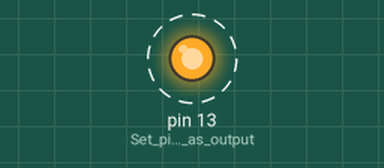
Simulated run of this sketch. Board: Arduino Uno, built with avr-gcc and run on an emulated ATmega328P. Parts: output pins drawn as LEDs (lit = HIGH). Dashed ring = blinking. What the sketch prints to the serial monitor is not drawn.

Above: at 0.5 s.
Timing chart, 0 to 4.6 s (numbered marks = the images above):
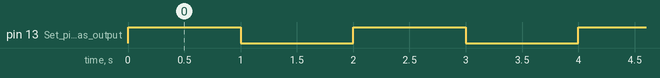

Measured:
- by itself, pin 13 (Set_pin_13_as_output): alternates HIGH for 1.0 s and LOW for 1.0 s

The sketch:

blink_led.ino
```cpp
void setup() {
  Serial.begin(9600);
  pinMode(13, OUTPUT); // Set pin 13 as output
}

void loop() {
  Serial.println("Turning on LED");
  digitalWrite(13, HIGH); // Turn LED on
  delay(1000);            // Wait 1 second
  Serial.println("Turning off LED");
  digitalWrite(13, LOW);  // Turn LED off
  delay(1000);            // Wait 1 second
}
```
